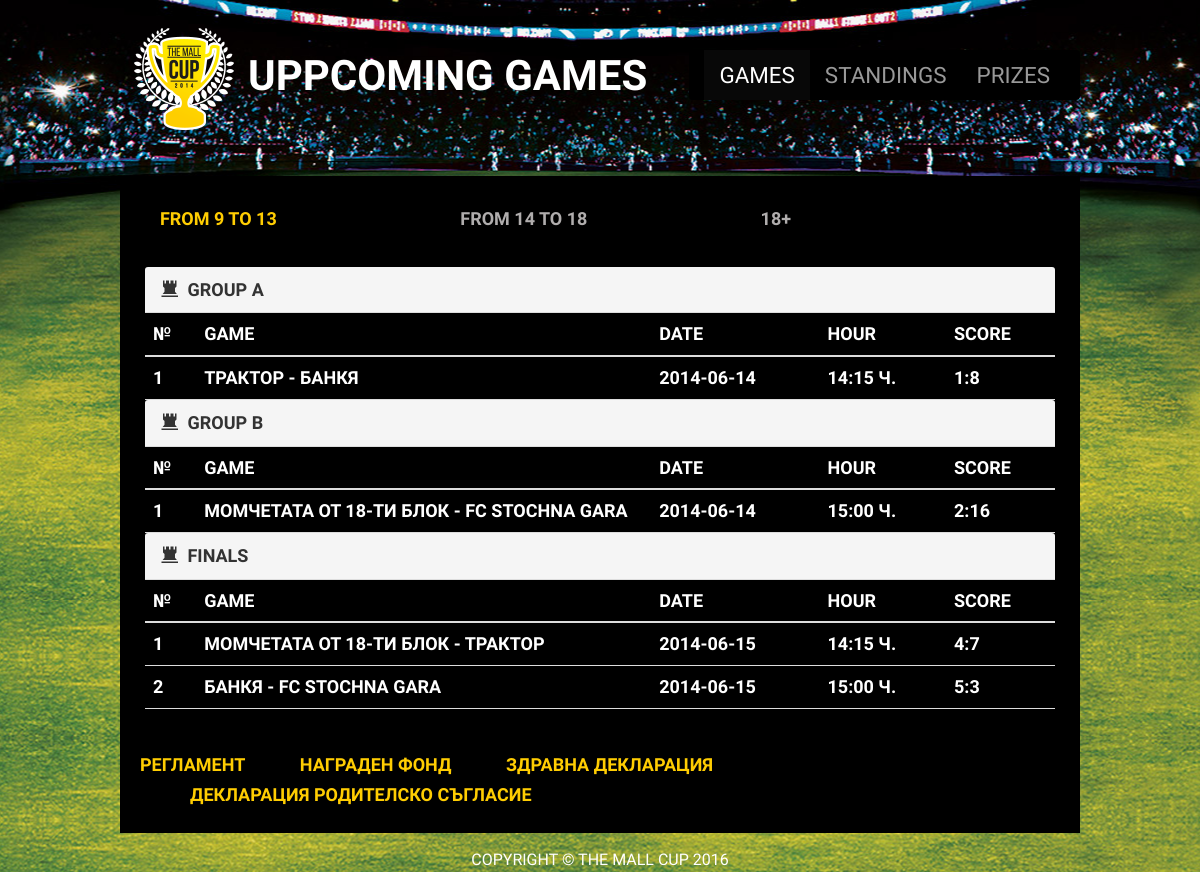
The page / on the database its author committed.
### tables this page shows
CREATE TABLE IF NOT EXISTS `group` (
  `id` int(11) NOT NULL AUTO_INCREMENT,
  `gid` int(11) NOT NULL,
  `name` varchar(255) NOT NULL,
  `sort` int(11) NOT NULL,
  `stats_visible` int(11) NOT NULL DEFAULT '1',
  `games_visible` int(11) NOT NULL DEFAULT '1',
  PRIMARY KEY (`id`),
  KEY `gid` (`gid`)
);

CREATE TABLE IF NOT EXISTS `game` (
  `id` int(11) NOT NULL AUTO_INCREMENT,
  `gid` int(11) NOT NULL,
  `h_team_id` int(11) NOT NULL COMMENT 'Home',
  `v_team_id` int(11) NOT NULL COMMENT 'Visitors',
  `date` date NOT NULL,
  `time` time NOT NULL,
  `score` varchar(7) NOT NULL,
  PRIMARY KEY (`id`),
  KEY `h_team_id` (`h_team_id`,`v_team_id`),
  KEY `gid` (`gid`)
);

CREATE TABLE IF NOT EXISTS `team` (
  `id` int(11) NOT NULL AUTO_INCREMENT,
  `gid` int(11) NOT NULL,
  `name` varchar(255) NOT NULL,
  `sort` int(11) NOT NULL,
  `stats` varchar(30) NOT NULL DEFAULT '0-0-0-0',
  `goals` int(11) NOT NULL DEFAULT '0',
  `points` int(11) NOT NULL DEFAULT '0',
  `hidden` int(11) DEFAULT '0',
  PRIMARY KEY (`id`),
  KEY `gid` (`gid`)
);

### index.php (called while the page is built)
<?php require_once 'games.php'; ?>

### admin/classes/MysqliDb.php (called while the page is built, shortened)
<?php
class MysqliDb
{
    protected $_prefix;
    protected $_mysqli;
    protected $_query;
    protected $_where = array();
    protected $_orderBy = array();
    protected $_bindParams = array('');
    protected $host;
    protected $username;
    protected $password;
    protected $db;
    protected $port;
    public function __construct($host, $username, $password, $db, $port = NULL)
    {
        $this->host = $host;
        $this->username = $username;
        $this->password = $password;
        $this->db = $db;
        if($port == NULL)
            $this->port = ini_get ('mysqli.default_port');
        else
            $this->port = $port;
    }
    public function connect()
    {
        $this->_mysqli = new mysqli ($this->host, $this->username, $this->password, $this->db, $this->port)
            or die('There was a problem connecting to the database');
        $this->_mysqli->set_charset ('utf8');
    }
    protected function reset()
    {
        $this->_where = array();
        $this->_orderBy = array();
        $this->_bindParams = array('');
        $this->_query = null;
    }
    public function setPrefix($prefix = '')
    {
        $this->_prefix = $prefix;
    }
    public function get($tableName, $numRows = null, $columns = '*')
    {
        $column = is_array($columns) ? implode(', ', $columns) : $columns;
        $this->_query = "SELECT $column FROM $this->_prefix$tableName";
        $stmt = $this->_buildQuery($numRows);
        $stmt->execute();
        return $this->_dynamicBindResults($stmt);
    }
    public function getOne($tableName, $columns = '*')
    {
        $res = $this->get ($tableName, 1, $columns);
        if (isset($res[0]))
            return $res[0];
        return null;
    }
    public function where($whereProp, $whereValue = null)
    {
        $this->_where[$whereProp] = Array ("AND", $whereValue);
        return $this;
    }
    public function orderBy($orderByField, $orderbyDirection = "DESC")
    {
        $allowedDirection = Array ("ASC", "DESC");
        $orderbyDirection = strtoupper (trim ($orderbyDirection));
        $orderByField = preg_replace ("/[^-a-z0-9\.\(\),_]+/i",'', $orderByField);
        $this->_orderBy[$orderByField] = $orderbyDirection;
        return $this;
    }
    protected function _determineType($item)
    {
        switch (gettype($item)) {
            case 'NULL':
            case 'string':
                return 's';
                break;
            case 'boolean':
            case 'integer':
                return 'i';
                break;
        }
        return '';
    }
    protected function _bindParam($value)
    {
        $this->_bindParams[0] .= $this->_determineType ($value);
        array_push ($this->_bindParams, $value);
    }
    protected function _buildQuery($numRows = null, $tableData = null)
    {
        $hasTableData = is_array($tableData);
        $hasConditional = !empty($this->_where);
        if ($hasConditional) {
            $this->_query .= ' WHERE ';
            foreach ($this->_where as $column => $value) {
                if (array_search ($column, array_keys ($this->_where)) != 0)
                    $this->_query .= ' ' . $value[0]. ' ';
                if (is_array ($value[1])) {
                    $key = key($value[1]);
                    $val = $value[1][$key];
                    switch( strtolower($key) ) {
                        case '0':
                            $comparison = '';
                            foreach ($value[1] as $v)
                                $this->_bindParam ($v);
                            break;
                        case 'not in':
                        case 'in':
                            $comparison = ' ' . $key . ' (';
                            foreach($val as $v){
                                $comparison .= ' ?,';
                                $this->_bindParam ($v);
                            }
                            $comparison = rtrim($comparison, ',').' ) ';
                            break;
                        case 'not between':
                        case 'between':
                            $comparison = ' ' . $key . ' ? AND ? ';
                            $this->_bindParam ($val[0]);
                            $this->_bindParam ($val[1]);
                            break;
                        default:
                            $comparison = ' '.$key.' ? ';
                            $this->_bindParam ($val);
                    }
                } else if ($value[1] === null) {
                    $comparison = '';
                } else {
                    $comparison = ' = ? ';
                }
                $this->_query .= $column.$comparison;
            }
        }
        if (!empty ($this->_orderBy)) {
            $this->_query .= " ORDER BY ";
            foreach ($this->_orderBy as $prop => $value) {
                $this->_query .= $prop . " " . $value . ", ";
            }
            $this->_query = rtrim ($this->_query, ', ') . " ";
        }
        if (isset($numRows)) {
            if (is_array ($numRows))
                $this->_query .= ' LIMIT ' . (int)$numRows[0] . ', ' . (int)$numRows[1];
            else
                $this->_query .= ' LIMIT ' . (int)$numRows;
        }
        $stmt = $this->_prepareQuery();
        if (count ($this->_bindParams) > 1)
            call_user_func_array(array($stmt, 'bind_param'), $this->refValues($this->_bindParams));
        return $stmt;
    }
    protected function _dynamicBindResults(mysqli_stmt $stmt)
    {
        $parameters = array();
        $results = array();
        $meta = $stmt->result_metadata();
        $row = array();
        while ($field = $meta->fetch_field()) {
            $row[$field->name] = null;
            $parameters[] = & $row[$field->name];
        }
        call_user_func_array(array($stmt, 'bind_result'), $parameters);
        while ($stmt->fetch()) {
            $x = array();
            foreach ($row as $key => $val) {
                $x[$key] = $val;
            }
            array_push($results, $x);
        }
        return $results;
    }
    protected function _prepareQuery()
    {
        if (!$stmt = $this->_mysqli->prepare($this->_query)) {
            trigger_error("Problem preparing query ($this->_query) " . $this->_mysqli->error, E_USER_ERROR);
        }
        return $stmt;
    }
    protected function refValues($arr)
    {
        if (strnatcmp(phpversion(), '5.3') >= 0) {
            $refs = array();
            foreach ($arr as $key => $value) {
                $refs[$key] = & $arr[$key];
            }
            return $refs;
        }
        return $arr;
    }
    protected function replacePlaceHolders ($str, $vals) {
        $i = 1;
        $newStr = "";
        while ($pos = strpos ($str, "?")) {
            $newStr .= substr ($str, 0, $pos) . $vals[$i++];
            $str = substr ($str, $pos + 1);
        }
        return $newStr;
    }
}

### games.php (the view, shortened to what this page needs)
<?php
require_once('admin/classes/MysqliDb.php');
$db = new Mysqlidb(DB_HOST, DB_USER, DB_PASS, DB_NAME);
$groups = $db
    ->where('gid', "0")
    ->where('games_visible', 1)
    ->orderBy('sort','asc')
    ->get('`group`');
if($db->count > 0) {
    foreach($groups as $nr => $group) {
        $subgroups = $db
            ->where('gid', $group['id'])
            ->where('games_visible', 1)
            ->orderBy('sort','asc')
            ->get('`group`');
        if($db->count > 0) {
            foreach($subgroups as $nnr => $subgroup) {
                $games = $db
                    ->where('gid', $subgroup['id'])
                    ->orderBy('date','asc')
                    ->orderBy('time','asc')
                    ->get('`game`');
                if($db->count > 0) {
                    foreach($games as $gnr => $game) {
                        $hteam = $db
                            ->where('id', $game['h_team_id'])
                            ->getOne('`team`');
                        $vteam = $db
                            ->where('id', $game['v_team_id'])
                            ->getOne('`team`');
                        $games[$gnr]['v_team'] = $vteam;
                        $games[$gnr]['h_team'] = $hteam;
                    }
                    $subgroups[$nnr]['games'] = $games;
                }
                $teams = $db
                    ->where('gid', $subgroup['id'])
                    ->orderBy('sort','asc')
                    ->get('`team`');
                if($db->count > 0) {
                    $subgroups[$nnr]['teams'] = $teams;
                } else {
                    $subgroups[$nnr]['teams'] = "";
                }
            }
            $groups[$nr]['subgroups'] = $subgroups;
        } else {
            $groups[$nr]['subgroups'] = null;
        }
    }
}
?><!DOCTYPE html PUBLIC "-//W3C//DTD XHTML 1.0 Transitional//EN" "http://www.w3.org/TR/xhtml1/DTD/xhtml1-transitional.dtd">
<html xmlns="http://www.w3.org/1999/xhtml">
    <head>
        <link href="css/bootstrap.min.css" rel="stylesheet" />
        <link href="css/style.css" rel="stylesheet" type="text/css" />
    </head>
    <body>
        <div class="body">
            <div id="container">
                <div id="header">
                    <nav class="navbar navbar-inverse" role="navigation">
                        <div class="collapse navbar-collapse" id="bs-example-navbar-collapse-9">
                            <ul class="nav navbar-nav">
                                <li class="active"><a href="games.php">Games</a></li>
                                <li><a href="standings.php">Standings</a></li>
                                <li><a href="prizes.php">Prizes</a></li>
                            </ul>
                        </div>
                    </nav>
                    <img src="images/cup.png" alt="THE MALL CUP 2016 | Uppcoming games" /><h1>Uppcoming games</h1>
                </div>
<div class="form">
    <div class="ss-form-box">
        <div class="row">
            <div class="col-md-12">
                <div class="panel panel-primary">
                    <div class="panel-heading">
                        <ul class="nav panel-tabs">
                            <?php if(isset($groups) && !empty($groups)): ?>
                                <?php foreach($groups as $nr => $group): ?>
                                <li <?=($nr==0?'class="active"':'')?>><a href="#tab<?=$nr?>" data-toggle="tab"><?=$group['name']?></a></li>
                                <?php endforeach; ?>
                            <?php endif; ?>
                        </ul>
                    </div>
                    <div class="panel-body">
                        <div class="tab-content">
                            <?php if(isset($groups) && !empty($groups)): ?>
                                <?php foreach($groups as $nr => $group): ?>
                                <div class="tab-pane<?=($nr==0?' active':'')?>" id="tab<?=$nr?>">
                                    <?php if(isset($group['subgroups']) && !empty($group['subgroups'])): ?>
                                        <?php foreach($group['subgroups'] as $nnr => $subgroup): ?>
                                            <div class="panel panel-default table-responsive" id="panel-<?=$subgroup['id']?>">
                                                <div class="panel-heading"><span class="glyphicon glyphicon-tower"></span> <?=$subgroup['name']?> </div>
                                                <?php if(isset($subgroup['teams']) && !empty($subgroup['teams'])): ?>
                                                <table class="table" id="table">
                                                    <thead>
                                                        <tr>
                                                            <th>№</th>
                                                            <th width="50%">Game</th>
                                                            <th>Date</th>
                                                            <th>Hour</th>
                                                            <th>Score</th>
                                                        </tr>
                                                    </thead>
                                                    <tbody>
                                                        <?php if(isset($subgroup['games']) && !empty($subgroup['games'])): ?>
                                                            <?php foreach($subgroup['games'] as $gnr => $game): ?>
                                                            <tr id="row-<?=$game['id']?>">
                                                                <td><?=($gnr+1)?></td>
                                                                <td><?=$game['h_team']['name']?> - <?=$game['v_team']['name']?></td>
                                                                <td><?=$game['date']?></td>
                                                                <td><?=substr($game['time'],0,5)?> ч.</td>
                                                                <td><?=$game['score']?></td>
                                                            </tr>
                                                            <?php endforeach; ?>
                                                        <?php endif; ?>
                                                    </tbody>
                                                </table>
                                                <?php endif; ?>
                                            </div>
                                        <?php endforeach; ?>
                                    <?php endif; ?>
                                </div>
                                <?php endforeach; ?>
                            <?php endif; ?>
                        </div>
                    </div>
                </div>
            <div class="ss-form-box">
                <label class=" ">
                    <div class="ss-q-title">
                        <a href="documents/Reglament_1.pdf" target="_blank">Регламент</a>
                    </div>
                </label>
                <label class=" offset1">
                    <div class="ss-q-title">
                        <a href="documents/prizes-themall-cup-2016.pdf" target="_blank">Награден фонд</a>
                    </div>
                </label>
                <label class=" offset1">
                    <div class="ss-q-title">
                        <a href="documents/Zdravna%20deklaraciq.pdf" target="_blank">Здравна декларация</a>
                    </div>
                </label>
                <label class="offset1">
                    <div class="ss-q-title">
                        <a href="documents/Deklaraciq%20roditelsko%20suglasie.pdf" target="_blank">Декларация родителско съгласие</a>
                    </div>
                </label>
            </div>
            </div>
        </div>
    </div>
</div>
                <div id="footer">Copyright © THE MALL CUP 2016</div>
            </div>
        </div>
    </body>
</html>

### rows shown on the page
group: name "FROM 9 TO 13"
group: name "FROM 14 TO 18"
group: name "18+"
group: name "GROUP A"
game: date "2014-06-14", time "14:15", score "1:8"
team: name "ТРАКТОР"
team: name "БАНКЯ"
group: name "GROUP B"
game: date "2014-06-14", time "15:00", score "2:16"
team: name "МОМЧЕТАТА ОТ 18-ТИ БЛОК"
team: name "FC STOCHNA GARA"
group: name "FINALS"
game: date "2014-06-15", time "14:15", score "4:7"
team: name "МОМЧЕТАТА ОТ 18-ТИ БЛОК"
team: name "ТРАКТОР"
game: date "2014-06-15", time "15:00", score "5:3"
team: name "БАНКЯ"
team: name "FC STOCHNA GARA"
